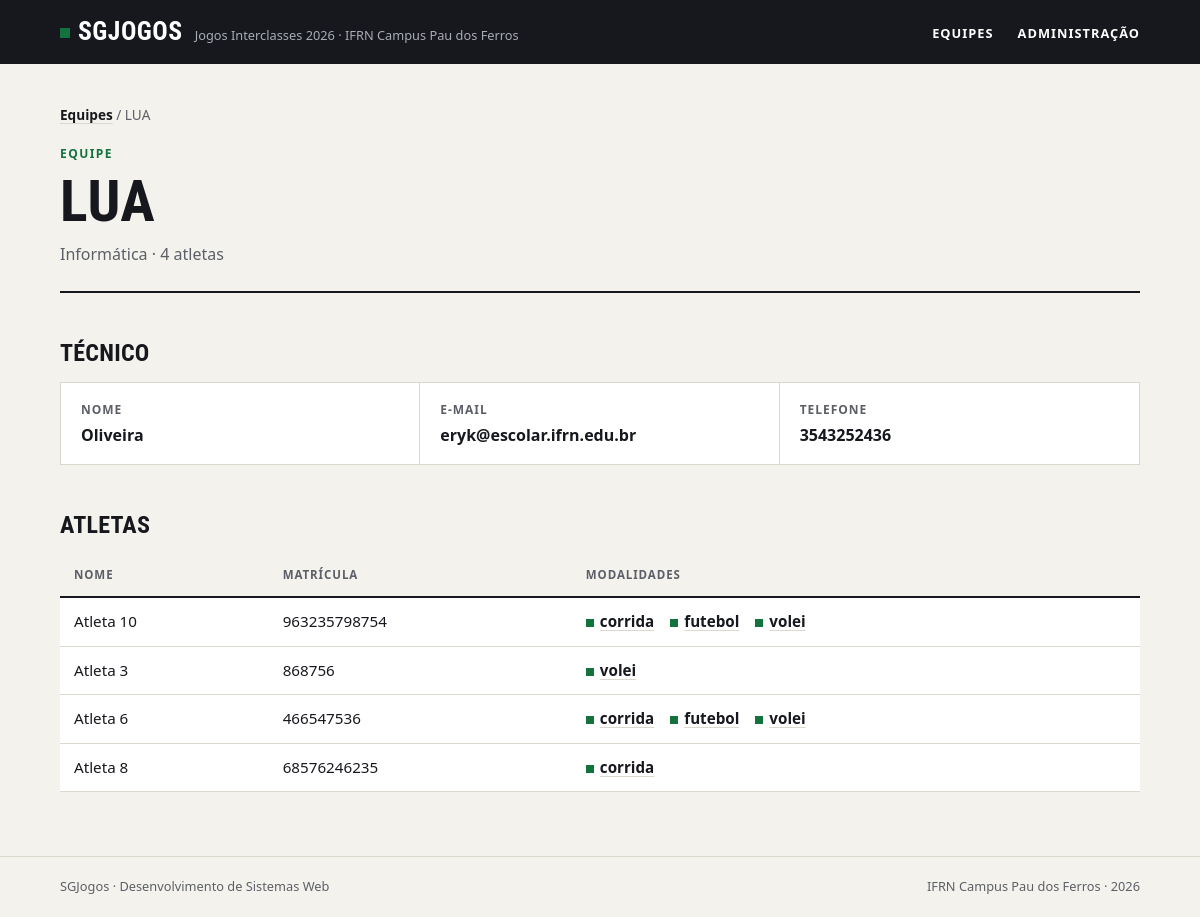
The page /equipes/3/ on the database its author committed.
### jogos/models.py (models this page shows, shortened)
class Equipe(models.Model):
    nome = models.CharField(max_length=50, unique=True)
    curso = models.CharField(max_length=50)
    cor = models.CharField(max_length=8)
    criada_em = models.DateTimeField(auto_now_add=True)
    tecnico = models.OneToOneField(Tecnico, on_delete=models.CASCADE, related_name='equipe', null=True, blank=True)
    class Meta:
        verbose_name="Equipe"
        verbose_name_plural = "Equipes"
        ordering = ['nome']

class Tecnico(models.Model):
    nome = models.CharField(max_length=50)
    email = models.EmailField()
    telefone = models.CharField(max_length=11)
    class Meta:
        verbose_name="Técnico"
        verbose_name_plural = "Técnicos"
        ordering = ['nome']

class Atleta(models.Model):
    nome = models.CharField(max_length=50)
    matricula = models.CharField(max_length=20, unique=True)
    data_nascimento = models.DateField()
    equipe = models.ForeignKey(Equipe, on_delete=models.PROTECT, related_name='atletas')
    modalidade = models.ManyToManyField(Modalidade, related_name='atletas', blank=True)
    class Meta:
        verbose_name="Atleta"
        verbose_name_plural = "Atletas"
        ordering = ['nome']

class Modalidade(models.Model):
    tipo_choices = [
        ('Coletiva', 'COLETIVA'),
        ('Individual', 'INDIVIDUAL'),
    ]
    nome = models.CharField(max_length=50, unique=True)
    tipo = models.CharField(max_length=10, choices=tipo_choices)
    max_atletas = models.PositiveIntegerField()
    class Meta:
        verbose_name="Modalidade"
        verbose_name_plural = "Modalidades"
        ordering = ['nome']

### jogos/views.py (the view)
# urls.py: path('equipes/<int:equipe_id>/', views.equipe, name='equipe'),
def equipe(request, equipe_id):
    equipe = get_object_or_404(Equipe, id=equipe_id)
    return render(request, 'jogos/equipe.html', {'equipe': equipe})

### jogos/templates/jogos/equipe.html
{% extends 'base.html' %}
{% block content %}
    <nav class="trilha"><a href="{% url 'jogos:index' %}">Equipes</a> / {{ equipe.nome }}</nav>
    <header class="topo">
        <span class="sobretitulo">Equipe</span>
        <h1>{{ equipe.nome }}</h1>
        <p class="descricao">{{ equipe.curso }} · {{ equipe.atletas.count }} atletas</p>
    </header>
    <h2>Técnico</h2>
    {% if equipe.tecnico %}
    <dl class="numeros ficha">
        <div>
            <dt>Nome</dt>
            <dd>{{ equipe.tecnico.nome }}</dd>
        </div>
        <div>
            <dt>E-mail</dt>
            <dd>{{ equipe.tecnico.email }}</dd>
        </div>
        <div>
            <dt>Telefone</dt>
            <dd>{{ equipe.tecnico.telefone }}</dd>
        </div>
    </dl>
    {% else %}
        <p class="aviso">Esta equipe ainda não tem técnico cadastrado.</p>
    {% endif %}
    <h2>Atletas</h2>
    <div class="tabela">
        <table>
            <thead>
                <tr>
                    <th>Nome</th>
                    <th>Matrícula</th>
                    <th>Modalidades</th>
                </tr>
            </thead>
            <tbody>
                {% for atleta in equipe.atletas.all %}
                    <tr>
                        <td>{{ atleta.nome }}</td>
                        <td>{{ atleta.matricula }}</td>
                        <td>
                            <ul class="modalidades">
                                {% for modalidade in atleta.modalidade.all %}
                                    <li><a href="{% url 'jogos:modalidade' modalidade.id %}">{{ modalidade.nome }}</a></li>
                                    {% empty %}
                                    <li class="vazio">Nenhuma modalidade</li>
                                {% endfor %}
                            </ul>
                        </td>
                    </tr>
                    {% empty %}
                    <tr>
                        <td class="vazio" colspan="3">Nenhum atleta inscrito.</td>
                    </tr>
                {% endfor %}
            </tbody>
        </table>
    </div>
{% endblock %}

### static/css/style.css (style rules this page uses)
:root { --papel: #f4f2ed; --branco: #ffffff; --tinta: #16181d; --tinta-suave: #5c5f67; --linha: #dcd8ce; --verde: #12733f; --verde-claro: #e2efe6; --fonte-texto: system-ui, -apple-system, "Segoe UI", Roboto, Ubuntu, "Helvetica Neue", Arial, sans-serif; --fonte-titulo: "Bahnschrift SemiCondensed", "Bahnschrift", "Avenir Next Condensed", "Roboto Condensed", "Ubuntu Condensed", "Arial Narrow", var(--fonte-texto); }
*, *::before, *::after { box-sizing: border-box; }
* { margin: 0; padding: 0; }
body { min-height: 100vh; display: flex; flex-direction: column; background: var(--papel); color: var(--tinta); font-family: var(--fonte-texto); font-size: 1rem; line-height: 1.55; -webkit-font-smoothing: antialiased; }
a { color: inherit; }
ul { list-style: none; }
h1, h2, h3 { font-family: var(--fonte-titulo); font-stretch: condensed; font-weight: 700; line-height: 1.05; text-transform: uppercase; letter-spacing: 0.01em; }
.topo { padding-bottom: 24px; margin-bottom: 32px; border-bottom: 2px solid var(--tinta); }
.sobretitulo { display: block; margin-bottom: 8px; color: var(--verde); font-size: 0.75rem; font-weight: 700; letter-spacing: 0.12em; text-transform: uppercase; }
h1 { font-size: clamp(2.2rem, 6vw, 3.6rem); }
.descricao { max-width: 60ch; margin-top: 10px; color: var(--tinta-suave); }
h2 { margin: 48px 0 16px; font-size: 1.5rem; }
.trilha { margin-bottom: 20px; color: var(--tinta-suave); font-size: 0.85rem; }
.trilha a { color: var(--tinta); font-weight: 600; text-decoration-color: var(--linha); text-underline-offset: 3px; }
.numeros { display: grid; grid-template-columns: repeat(auto-fit, minmax(180px, 1fr)); border: 1px solid var(--linha); background: var(--branco); }
.numeros div { padding: 18px 20px; border-right: 1px solid var(--linha); }
.numeros div:last-child { border-right: none; }
.numeros dt { color: var(--tinta-suave); font-size: 0.75rem; font-weight: 700; letter-spacing: 0.08em; text-transform: uppercase; }
.numeros dd { margin-top: 4px; font-family: var(--fonte-titulo); font-stretch: condensed; font-size: 1.6rem; font-weight: 700; line-height: 1.15; font-variant-numeric: tabular-nums; overflow-wrap: anywhere; }
.tabela { overflow-x: auto; }
table { width: 100%; border-collapse: collapse; background: var(--branco); font-size: 0.95rem; font-variant-numeric: tabular-nums; }
th, td { padding: 12px 14px; border-bottom: 1px solid var(--linha); text-align: left; vertical-align: top; }
th { border-bottom: 2px solid var(--tinta); background: var(--papel); color: var(--tinta-suave); font-size: 0.72rem; font-weight: 700; letter-spacing: 0.08em; text-transform: uppercase; }
td a { font-weight: 600; text-decoration-color: var(--linha); text-underline-offset: 3px; }
.modalidades { display: flex; flex-wrap: wrap; gap: 4px 16px; }
.modalidades a::before { content: ""; display: inline-block; width: 8px; height: 8px; margin-right: 6px; background: var(--verde); }
.numeros.ficha dd { font-family: var(--fonte-texto); font-stretch: normal; font-size: 1rem; font-weight: 600; line-height: 1.4; }

### rows shown on the page
Equipe: nome "LUA", curso "Informática", atletas.count "4", tecnico.nome "Oliveira", tecnico.email "eryk@escolar.ifrn.edu.br", tecnico.telefone "3543252436"
Atleta: nome "Atleta 10", matricula "963235798754"
Modalidade: nome "corrida"
Modalidade: nome "futebol"
Modalidade: nome "volei"
Atleta: nome "Atleta 3", matricula "868756"
Atleta: nome "Atleta 6", matricula "466547536"
Atleta: nome "Atleta 8", matricula "68576246235"
